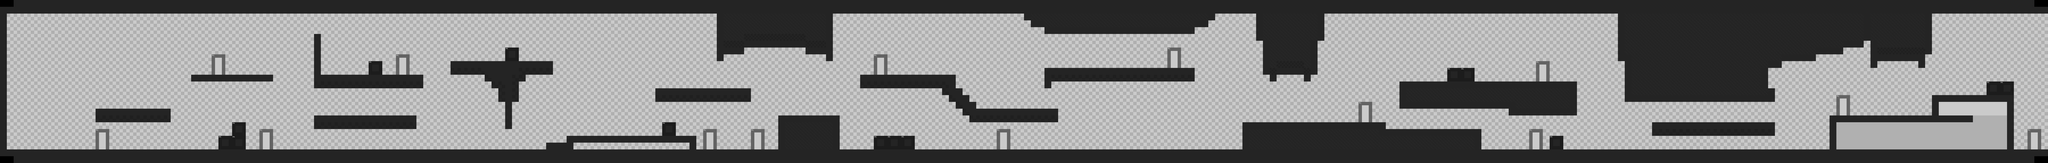

The image is a tile-based game level rendered from a .tmx file. Its description and source (layers, tilesets, objects; grid data summarised) follow:
An orthogonal 300x24 tile map with 64x64 px tiles, 3 tile layers (Background, Play Layer, Foreground) and 10 objects (4x Trapdoor, 4x Lever, Player1, Finish).

<map version="1.4" tiledversion="1.4.3" orientation="orthogonal" renderorder="right-down" width="300" height="24" tilewidth="64" tileheight="64" infinite="0" nextlayerid="6" nextobjectid="19">
 <tileset firstgid="1" name="PrototypeSprites" tilewidth="64" tileheight="64" tilecount="104" columns="26">
  <image source="SpriteSheets/PrototypeLightAndDark.png" width="1664" height="256" />
 </tileset>
 <layer id="1" name="Background" width="300" height="24">
  <data>[7200 cells, 7184 non-empty, 13 distinct tile ids]</data>
 </layer>
 <layer id="2" name="Play Layer" width="300" height="24">
  <data>[7200 cells, 1178 non-empty, 7 distinct tile ids]</data>
 </layer>
 <layer id="3" name="Foreground" width="300" height="24">
  <data>[7200 cells, 0 non-empty, 0 distinct tile ids]</data>
 </layer>
 <objectgroup id="4" name="Players">
  <object id="1" name="Player1" type="Player1" x="320" y="1344" width="64" height="64">
   <properties>
    <property name="Time" type="int" value="100" />
   </properties>
  </object>
  <object id="18" name="Finish" type="Finish" x="19140.1" y="110.74" width="64" height="1300">
   <properties>
    <property name="ToLevel" type="int" value="4" />
   </properties>
  </object>
 </objectgroup>
 <objectgroup id="5" name="Traps">
  <object id="6" name="Trapdoor1" type="Trapdoor" x="9792" y="832" width="64" height="186">
   <properties>
    <property name="ID" type="int" value="1" />
   </properties>
  </object>
  <object id="3" name="Lever1" type="Lever" x="9536" y="960" width="64" height="64">
   <properties>
    <property name="ID" type="int" value="1" />
   </properties>
  </object>
  <object id="7" name="Trapdoor2" type="Trapdoor" x="4736" y="1216" width="64" height="186">
   <properties>
    <property name="ID" type="int" value="2" />
   </properties>
  </object>
  <object id="8" name="Lever2" type="Lever" x="4288" y="1344" width="64" height="64">
   <properties>
    <property name="ID" type="int" value="2" />
   </properties>
  </object>
  <object id="12" name="Trapdoor3" type="Trapdoor" x="2944" y="128" width="64" height="192">
   <properties>
    <property name="ID" type="int" value="3" />
   </properties>
  </object>
  <object id="13" name="Lever3" type="Lever" x="2304" y="640" width="64" height="64">
   <properties>
    <property name="ID" type="int" value="3" />
   </properties>
  </object>
  <object id="14" name="Trapdoor4" type="Trapdoor" x="13120" y="1024" width="64" height="182">
   <properties>
    <property name="ID" type="int" value="4" />
   </properties>
  </object>
  <object id="15" name="Lever4" type="Lever" x="12380" y="1088" width="64" height="64">
   <properties>
    <property name="ID" type="int" value="4" />
   </properties>
  </object>
 </objectgroup>
</map>
